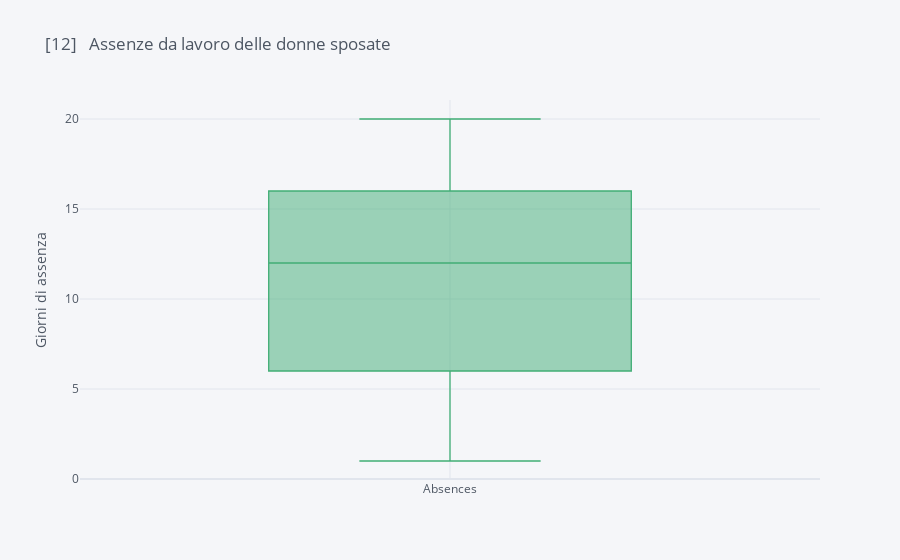
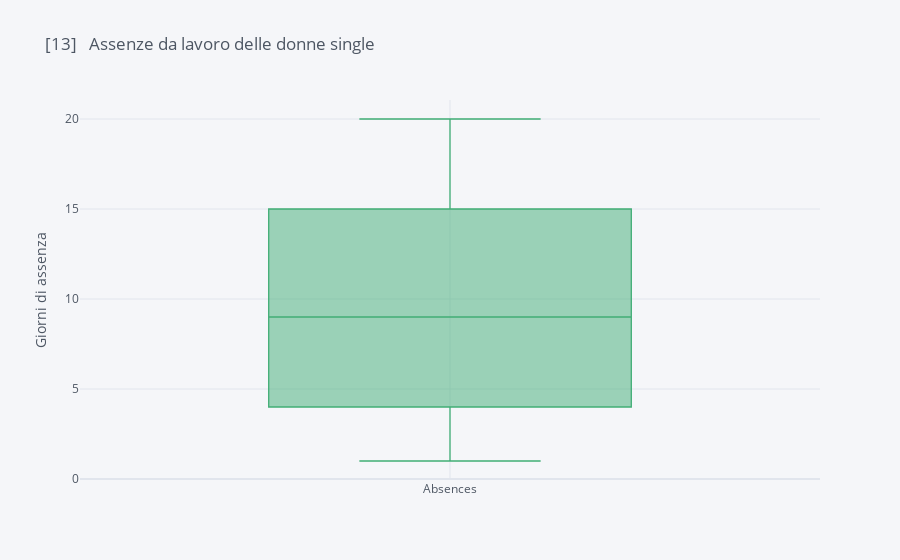

Notebook source saved alongside these figures, in order:
### Code cell
women_married.iplot(kind="box", title="[12]   Assenze da lavoro delle donne sposate", yTitle="Giorni di assenza", color=["#41ae76"])
women_single.iplot(kind="box", title="[13]   Assenze da lavoro delle donne single", yTitle="Giorni di assenza", color=["#41ae76"])
men_married.iplot(kind="box", title="[14]   Assenze da lavoro degli uomini sposati", yTitle="Giorni di assenza", color=["#41b6c4"])
men_single.iplot(kind="box", title="[15]   Assenze da lavoro degli uomini single", yTitle="Giorni di assenza", color=["#41b6c4"])

### Figure 1 — Plotly figure (JSON) as saved in the notebook; plotly's stock layout.template omitted (floating-point values rounded to 4 significant figures)
{"data": [{"boxpoints": false, "line": {"width": 1.3}, "marker": {"color": "rgba(65, 174, 118, 1.0)"}, "name": "Absences", "orientation": "v", "type": "box", "y": [3, 15, 12, 16, 19, 4, 6, 14, 19, 9, 6, 19, 1, 6, 16, 6, 7, 19, 17, 16, 19, 6, 3, 19, 20, 3, 13, 5, 16, 19, 6, 2, 4, 10, 16, 6, 11, 16, 6, 4, 16, 11, 8, 20, 6, 17, 7, 2, 12, 6, 14, 16, 9, 10, 16, 16, 15, 2, 2, 7, 15, 17, 19, 20, 15, 18, 12, 11, 3, 16, 18, 5]}], "layout": {"legend": {"bgcolor": "#F5F6F9", "font": {"color": "#4D5663"}}, "paper_bgcolor": "#F5F6F9", "plot_bgcolor": "#F5F6F9", "title": {"font": {"color": "#4D5663"}, "text": "[12]   Assenze da lavoro delle donne sposate"}, "xaxis": {"gridcolor": "#E1E5ED", "showgrid": true, "tickfont": {"color": "#4D5663"}, "title": {"font": {"color": "#4D5663"}, "text": ""}, "zerolinecolor": "#E1E5ED"}, "yaxis": {"gridcolor": "#E1E5ED", "showgrid": true, "tickfont": {"color": "#4D5663"}, "title": {"font": {"color": "#4D5663"}, "text": "Giorni di assenza"}, "zerolinecolor": "#E1E5ED"}}}

### Figure 2 — Plotly figure (JSON) as saved in the notebook; plotly's stock layout.template omitted (floating-point values rounded to 4 significant figures)
{"data": [{"boxpoints": false, "line": {"width": 1.3}, "marker": {"color": "rgba(65, 174, 118, 1.0)"}, "name": "Absences", "orientation": "v", "type": "box", "y": [2, 15, 19, 4, 12, 8, 2, 3, 5, 17, 3, 3, 7, 7, 11, 11, 3, 3, 15, 8, 8, 1, 17, 15, 14, 4, 5, 19, 7, 1, 12, 2, 7, 3, 20, 10, 7, 11, 1, 17, 8, 15, 4, 4, 4, 6, 18, 14, 7, 7, 11, 9, 1, 2, 20, 2, 17, 14, 15, 19, 17, 14, 14, 16, 17, 10, 1, 18, 12, 2, 4, 5, 3, 1, 5, 14, 16, 10, 12, 17, 8, 4, 14, 2, 20, 16, 16, 9, 13, 18, 1, 4, 18, 5, 7, 13, 7, 9, 16, 14, 4, 16, 11, 2]}], "layout": {"legend": {"bgcolor": "#F5F6F9", "font": {"color": "#4D5663"}}, "paper_bgcolor": "#F5F6F9", "plot_bgcolor": "#F5F6F9", "title": {"font": {"color": "#4D5663"}, "text": "[13]   Assenze da lavoro delle donne single"}, "xaxis": {"gridcolor": "#E1E5ED", "showgrid": true, "tickfont": {"color": "#4D5663"}, "title": {"font": {"color": "#4D5663"}, "text": ""}, "zerolinecolor": "#E1E5ED"}, "yaxis": {"gridcolor": "#E1E5ED", "showgrid": true, "tickfont": {"color": "#4D5663"}, "title": {"font": {"color": "#4D5663"}, "text": "Giorni di assenza"}, "zerolinecolor": "#E1E5ED"}}}
